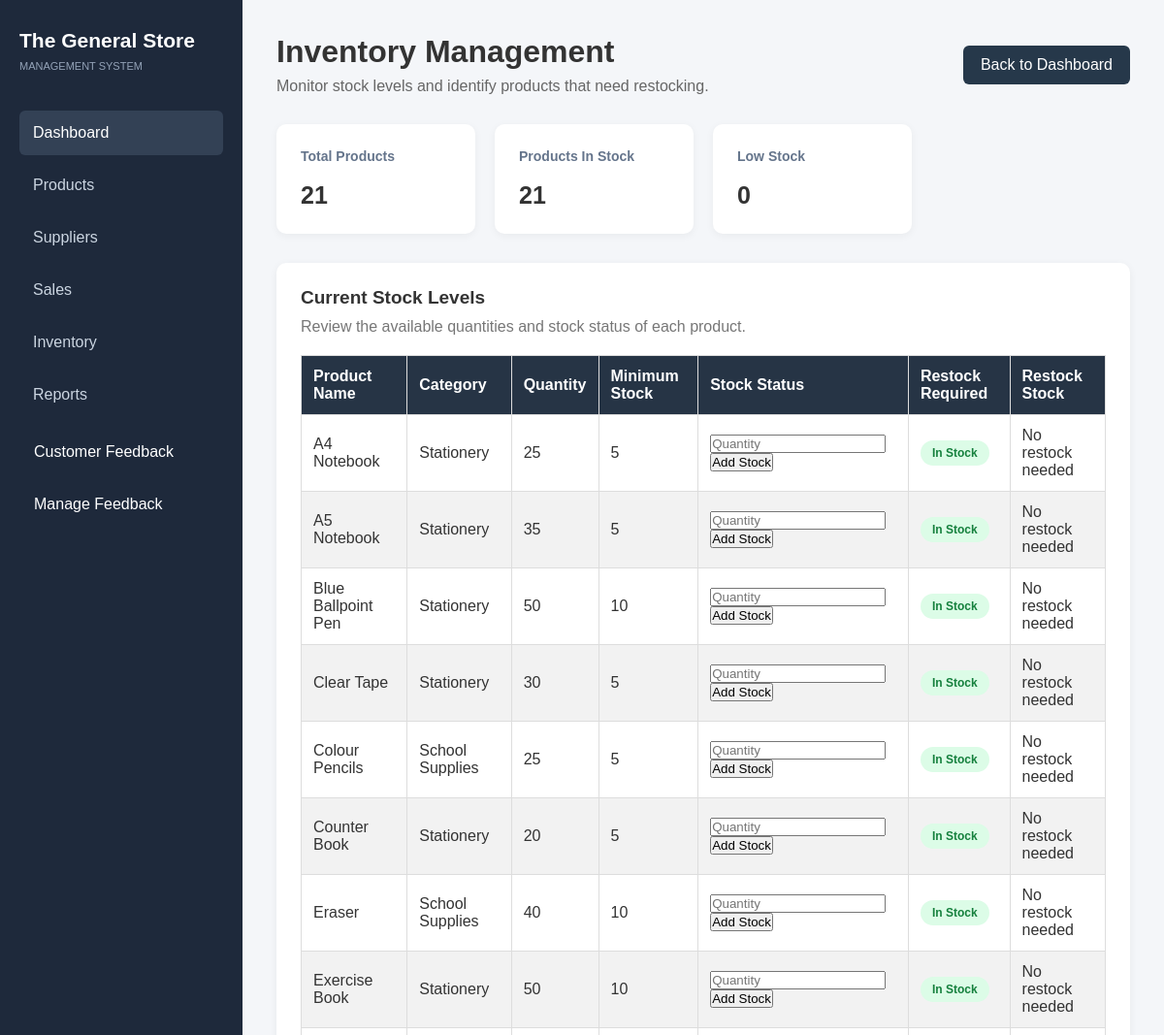
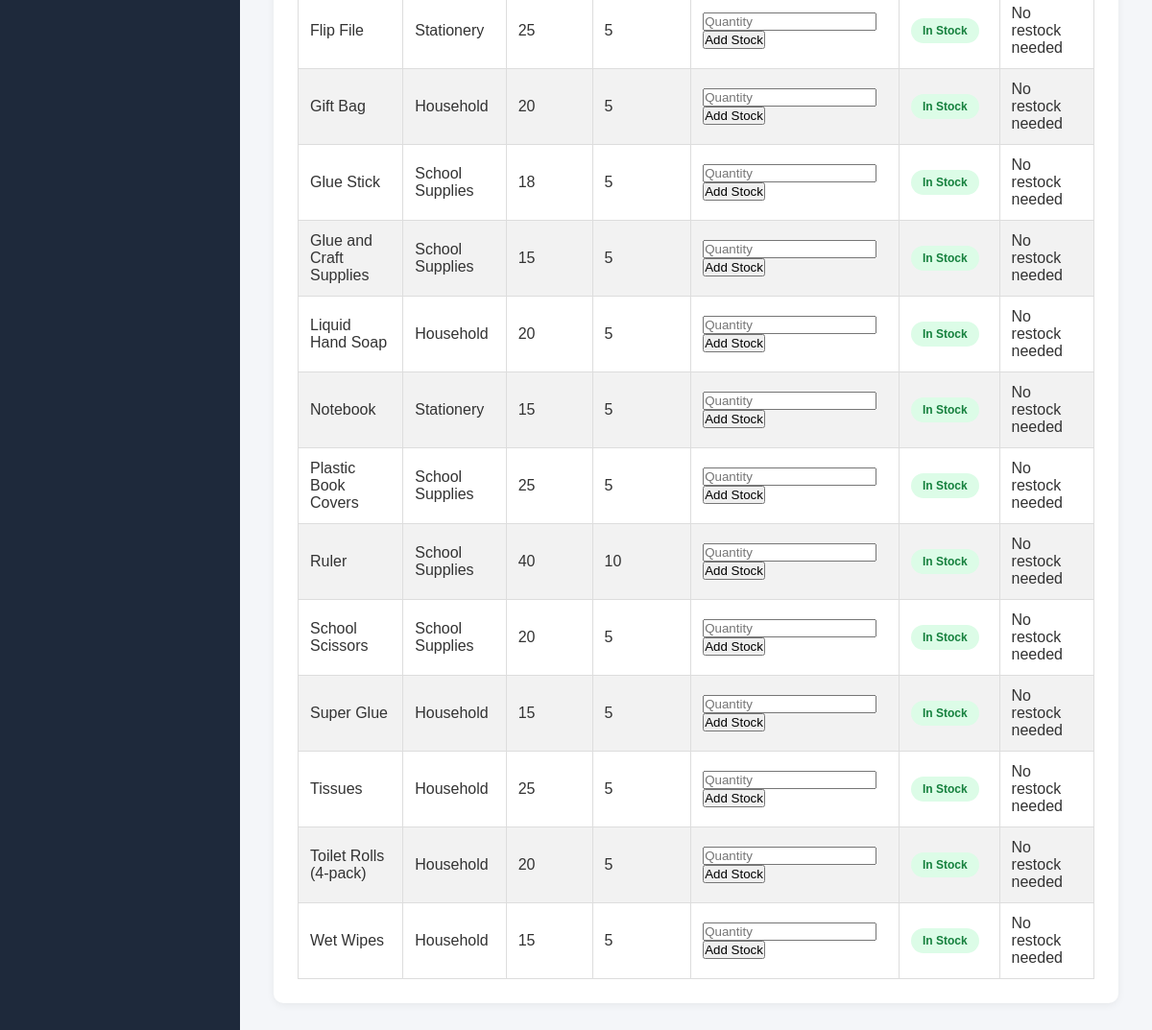
Page /inventory on the committed database (2 pictures, top to bottom).
### tables this page shows
CREATE TABLE products (
            product_id INTEGER PRIMARY KEY AUTOINCREMENT,
            product_name TEXT NOT NULL,
            category TEXT NOT NULL,
            price REAL NOT NULL,
            quantity INTEGER NOT NULL,
            min_quantity INTEGER NOT NULL
        );

### app.py (the view)
@app.route('/inventory')
def inventory():
    connection = get_db_connection()
    total_products = connection.execute(
        'SELECT COUNT(*) FROM products'
    ).fetchone()[0]
    products_in_stock = connection.execute('''
        SELECT COUNT(*) FROM products
        WHERE quantity > min_quantity
    ''').fetchone()[0]
    low_stock = connection.execute('''
        SELECT COUNT(*) FROM products
        WHERE quantity <= min_quantity
    ''').fetchone()[0]
    all_products = connection.execute('''
        SELECT *,
        CASE
            WHEN quantity <= min_quantity THEN 'Low Stock'
            ELSE 'In Stock'
        END AS stock_status
        FROM products
        ORDER BY product_name
    ''').fetchall()
    connection.close()
    return render_template(
        'inventory.html',
        products=all_products,
        total_products=total_products,
        products_in_stock=products_in_stock,
        low_stock=low_stock
    )

### app.py (called while the page is built)
def get_db_connection():
    connection = sqlite3.connect('general_store.db')
    connection.row_factory = sqlite3.Row
    return connection

### templates/inventory.html
{% extends "dashboard.html" %}
{% block content %}
<div class="page-header">
    <div>
        <h1>Inventory Management</h1>
        <p>Monitor stock levels and identify products that need restocking.</p>
    </div>
    <a href="{{ url_for('dashboard') }}" class="back-button">Back to Dashboard</a>
</div>
<section class="summary-cards">
    <div class="card">
        <h3>Total Products</h3>
        <p>{{ total_products }}</p>
    </div>
    <div class="card">
        <h3>Products In Stock</h3>
        <p>{{ products_in_stock }}</p>
    </div>
    <div class="card">
        <h3>Low Stock</h3>
        <p>{{ low_stock }}</p>
    </div>
</section>
<div class="dashboard-section">
    <h2>Current Stock Levels</h2>
    <p>Review the available quantities and stock status of each product.</p>
    <table>
        <thead>
            <tr>
                <th>Product Name</th>
                <th>Category</th>
                <th>Quantity</th>
                <th>Minimum Stock</th>
                <th>Stock Status</th>
                <th>Restock Required</th>
                <th>Restock Stock</th>
            </tr>
        </thead>
        <tbody>
            {% for product in products %}
            <tr>
                <td>{{ product.product_name }}</td>
                <td>{{ product.category }}</td>
                <td>{{ product.quantity }}</td>
                <td>{{ product.min_quantity }}</td>
                <td>
    <form action="{{ url_for('restock', product_id=product.product_id) }}" method="POST">
        <input
            type="number"
            name="quantity_to_add"
            min="1"
            placeholder="Quantity"
            required
        >
        <button type="submit">Add Stock</button>
    </form>
</td>
                <td>
                   {% if product.stock_status == 'Low Stock' %}
    <span class="stock-badge low-stock">Low Stock</span>
{% else %}
    <span class="stock-badge in-stock">In Stock</span>
{% endif %}
<td>
    {% if product.stock_status == 'Low Stock' %}
        <strong>{{ product.min_quantity - product.quantity }}</strong>
        units below minimum
    {% else %}
        No restock needed
    {% endif %}
</td>
                </td>
            </tr>
            {% else %}
            <tr>
                <td colspan="5">No products found.</td>
            </tr>
            {% endfor %}
        </tbody>
    </table>
</div>
{% endblock %}

### static/css/style.css (style rules this page uses)
* { margin: 0; padding: 0; box-sizing: border-box; font-family: Arial, sans-serif; }
body { background-color: #f4f6f9; color: #333; }
.summary-cards { display: grid; grid-template-columns: repeat(4, 1fr); gap: 20px; margin-bottom: 30px; }
.card { background-color: white; padding: 25px; border-radius: 10px; box-shadow: 0 2px 8px rgba(0,0,0,0.05); }
.card h3 { font-size: 14px; color: #64748b; margin-bottom: 18px; }
.card p { font-size: 25px; font-weight: bold; }
.dashboard-section { background-color: white; padding: 25px; border-radius: 10px; margin-bottom: 25px; min-height: 130px; }
.dashboard-section h2 { margin-bottom: 18px; font-size: 19px; }
.dashboard-section p { color: #64748b; }
.page-header { display: flex; justify-content: space-between; align-items: center; gap: 20px; margin-bottom: 30px; }
.page-header h1 { margin-bottom: 8px; }
.page-header p { color: #666; }
.back-button { display: inline-block; padding: 11px 18px; background-color: #26384a; color: white; text-decoration: none; border-radius: 6px; white-space: nowrap; }
.dashboard-section { background: white; padding: 25px; margin-bottom: 25px; border-radius: 10px; box-shadow: 0 2px 8px rgba(0, 0, 0, 0.06); }
.dashboard-section h2 { margin-bottom: 10px; }
.dashboard-section > p { color: #777; margin-bottom: 20px; }
.stock-badge { display: inline-block; padding: 6px 12px; border-radius: 20px; font-size: 12px; font-weight: 600; }
.in-stock { background-color: #dcfce7; color: #15803d; }
table { width: 100%; border-collapse: collapse; margin-top: 20px; background-color: white; }
th, td { border: 1px solid #ddd; padding: 12px; text-align: left; }
th { background-color: #263445; color: white; }
tr:nth-child(even) { background-color: #f2f2f2; }

### rows in the picture
products: product_name "A4 Notebook", category "Stationery", quantity "25", min_quantity "5"
products: product_name "A5 Notebook", category "Stationery", quantity "35", min_quantity "5"
products: product_name "Blue Ballpoint Pen", category "Stationery", quantity "50", min_quantity "10"
products: product_name "Clear Tape", category "Stationery", quantity "30", min_quantity "5"
products: product_name "Colour Pencils", category "School Supplies", quantity "25", min_quantity "5"
products: product_name "Counter Book", category "Stationery", quantity "20", min_quantity "5"
products: product_name "Eraser", category "School Supplies", quantity "40", min_quantity "10"
products: product_name "Exercise Book", category "Stationery", quantity "50", min_quantity "10"
products: product_name "Flip File", category "Stationery", quantity "25", min_quantity "5"
products: product_name "Gift Bag", category "Household", quantity "20", min_quantity "5"
products: product_name "Glue Stick", category "School Supplies", quantity "18", min_quantity "5"
products: product_name "Glue and Craft Supplies", category "School Supplies", quantity "15", min_quantity "5"
products: product_name "Liquid Hand Soap", category "Household", quantity "20", min_quantity "5"
products: product_name "Notebook", category "Stationery", quantity "15", min_quantity "5"
products: product_name "Plastic Book Covers", category "School Supplies", quantity "25", min_quantity "5"
products: product_name "Ruler", category "School Supplies", quantity "40", min_quantity "10"
products: product_name "School Scissors", category "School Supplies", quantity "20", min_quantity "5"
products: product_name "Super Glue", category "Household", quantity "15", min_quantity "5"
products: product_name "Tissues", category "Household", quantity "25", min_quantity "5"
products: product_name "Toilet Rolls (4-pack)", category "Household", quantity "20", min_quantity "5"
products: product_name "Wet Wipes", category "Household", quantity "15", min_quantity "5"

### other values in the picture
{{ total_products }} "21"
{{ products_in_stock }} "21"
{{ low_stock }} "0"
